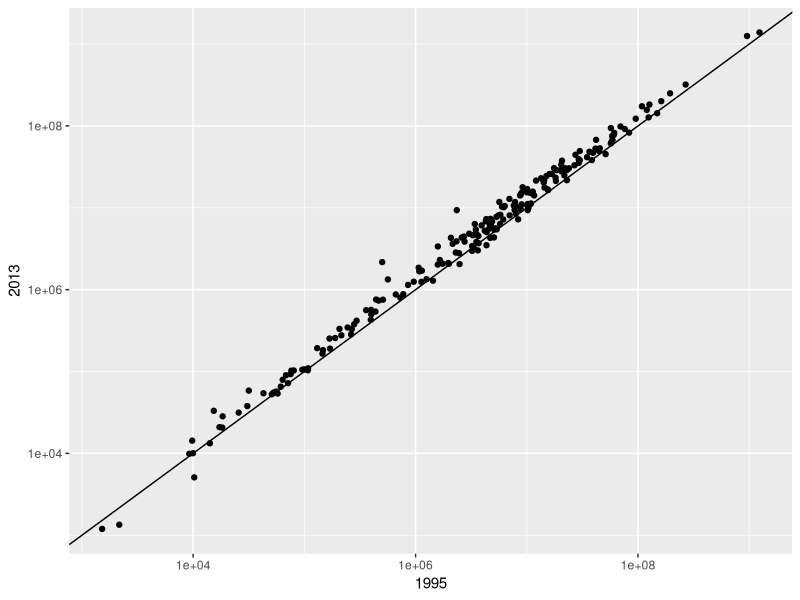
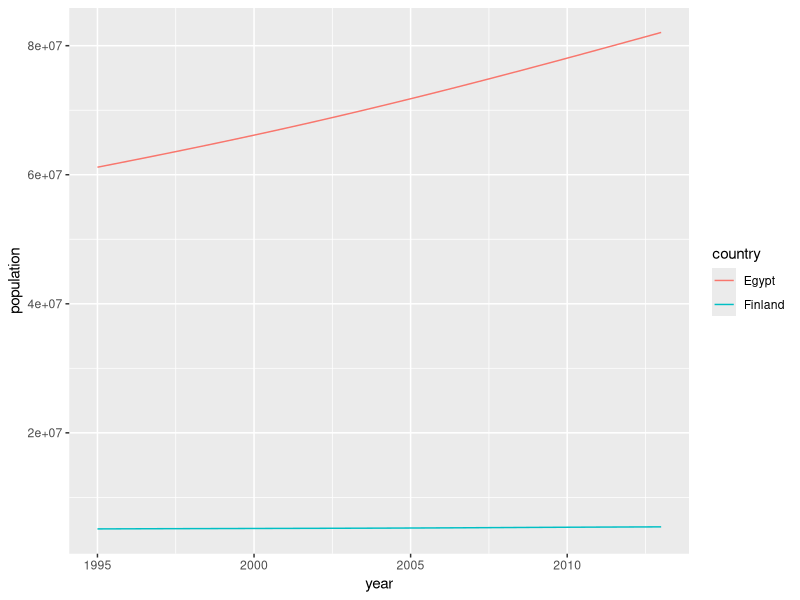

Reproduce these figures in R, in order.
# Exercise 2

# Setup code

library(tidyverse)

# there is population data built into the tidyr package
population

# and population limited to just Egypt and Finland:
population_fe <- filter(population, country %in% c("Finland", "Egypt"))
population_fe

# here's the same data in two different shapes:

# columns for each year, rows for each country
population_year <- population %>%
  spread(year, population, sep="")
population_year

# and subset to just Finland and Egypt
population_year_fe <- filter(population_year,
                             country %in% c("Finland", "Egypt"))
population_year_fe

# columns for each country, rows for each year
population_country <- population %>%
  spread(country, population)
population_country

# and subset to just Finland and Egypt
population_country_fe <- select(population_country, year, Finland, Egypt)
population_country_fe

# **********************

# Part 1
# Choose the right data set from those created above:
# - population
# - population_fe
# - population_year
# - population_year_fe
# - population_country
# - population_country_fe
# to plot the population of all countries in 1995 vs. 2003
# See: images/fe2.png
# Replace the ___ below with the correct values

ggplot(population_year, aes(year1995, year2013)) + 
  geom_point() + 
  geom_abline(aes(slope=1, intercept=0)) + # adds the diagonal line to show equal pop.
  scale_x_log10("1995") + # cleans up the label
  scale_y_log10("2013")   # cleans up the label

# Part 2
# Choose the right data set from those created above:
# - population
# - population_fe
# - population_year
# - population_year_fe
# - population_country
# - population_country_fe
# to make a line plot of population in the two countries over time
# See: images/fe1.png

ggplot(population_fe, aes(year, population, color=country)) + 
  geom_line()



